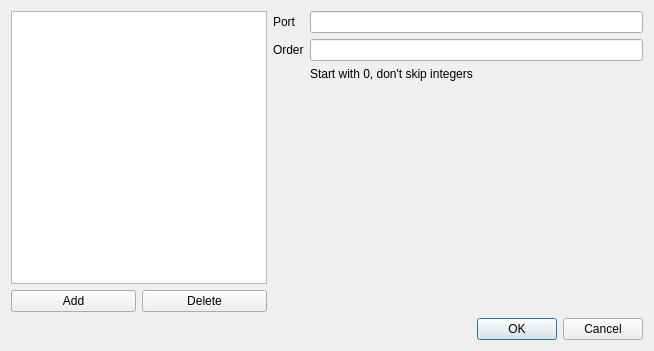
<?xml version="1.0" encoding="UTF-8"?>
<ui version="4.0">
 <class>SettingsDialog</class>
 <widget class="QDialog" name="SettingsDialog">
  <property name="geometry">
   <rect>
    <x>0</x>
    <y>0</y>
    <width>654</width>
    <height>351</height>
   </rect>
  </property>
  <property name="windowTitle">
   <string>Settings</string>
  </property>
  <layout class="QGridLayout" name="gridLayout_3">
   <item row="0" column="0">
    <layout class="QGridLayout" name="gridLayout">
     <item row="1" column="0" colspan="2">
      <layout class="QHBoxLayout" name="horizontalLayout">
       <item>
        <widget class="QPushButton" name="pushButton_add">
         <property name="text">
          <string>Add</string>
         </property>
        </widget>
       </item>
       <item>
        <widget class="QPushButton" name="pushButton_delete">
         <property name="text">
          <string>Delete</string>
         </property>
        </widget>
       </item>
      </layout>
     </item>
     <item row="0" column="0" colspan="2">
      <widget class="QListWidget" name="listWidget"/>
     </item>
     <item row="0" column="2">
      <layout class="QGridLayout" name="gridLayout_2">
       <item row="1" column="0">
        <widget class="QLabel" name="label_2">
         <property name="text">
          <string>Order</string>
         </property>
        </widget>
       </item>
       <item row="3" column="1">
        <spacer name="verticalSpacer">
         <property name="orientation">
          <enum>Qt::Vertical</enum>
         </property>
         <property name="sizeHint" stdset="0">
          <size>
           <width>20</width>
           <height>40</height>
          </size>
         </property>
        </spacer>
       </item>
       <item row="0" column="1">
        <widget class="QLineEdit" name="lineEdit_portName"/>
       </item>
       <item row="1" column="1">
        <widget class="QLineEdit" name="lineEdit_order"/>
       </item>
       <item row="0" column="0">
        <widget class="QLabel" name="label">
         <property name="text">
          <string>Port</string>
         </property>
        </widget>
       </item>
       <item row="2" column="1">
        <widget class="QLabel" name="label_3">
         <property name="text">
          <string>Start with 0, don't skip integers</string>
         </property>
        </widget>
       </item>
      </layout>
     </item>
    </layout>
   </item>
   <item row="1" column="0">
    <widget class="QDialogButtonBox" name="buttonBox">
     <property name="orientation">
      <enum>Qt::Horizontal</enum>
     </property>
     <property name="standardButtons">
      <set>QDialogButtonBox::Cancel|QDialogButtonBox::Ok</set>
     </property>
    </widget>
   </item>
  </layout>
 </widget>
 <resources/>
 <connections>
  <connection>
   <sender>buttonBox</sender>
   <signal>accepted()</signal>
   <receiver>SettingsDialog</receiver>
   <slot>accept()</slot>
   <hints>
    <hint type="sourcelabel">
     <x>248</x>
     <y>254</y>
    </hint>
    <hint type="destinationlabel">
     <x>157</x>
     <y>274</y>
    </hint>
   </hints>
  </connection>
  <connection>
   <sender>buttonBox</sender>
   <signal>rejected()</signal>
   <receiver>SettingsDialog</receiver>
   <slot>reject()</slot>
   <hints>
    <hint type="sourcelabel">
     <x>316</x>
     <y>260</y>
    </hint>
    <hint type="destinationlabel">
     <x>286</x>
     <y>274</y>
    </hint>
   </hints>
  </connection>
 </connections>
</ui>
